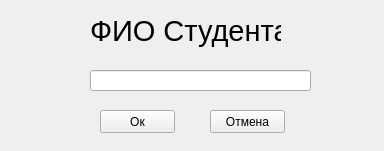
<?xml version="1.0" encoding="UTF-8"?>
<ui version="4.0">
 <class>add</class>
 <widget class="QWidget" name="add">
  <property name="geometry">
   <rect>
    <x>0</x>
    <y>0</y>
    <width>384</width>
    <height>151</height>
   </rect>
  </property>
  <property name="windowTitle">
   <string>Form</string>
  </property>
  <widget class="QLabel" name="label_3">
   <property name="geometry">
    <rect>
     <x>90</x>
     <y>10</y>
     <width>191</width>
     <height>41</height>
    </rect>
   </property>
   <property name="font">
    <font>
     <pointsize>22</pointsize>
    </font>
   </property>
   <property name="text">
    <string>ФИО Студента</string>
   </property>
  </widget>
  <widget class="QLineEdit" name="lineEdit">
   <property name="geometry">
    <rect>
     <x>90</x>
     <y>70</y>
     <width>221</width>
     <height>21</height>
    </rect>
   </property>
  </widget>
  <widget class="QPushButton" name="pushButton">
   <property name="geometry">
    <rect>
     <x>100</x>
     <y>110</y>
     <width>75</width>
     <height>23</height>
    </rect>
   </property>
   <property name="text">
    <string>Ок</string>
   </property>
  </widget>
  <widget class="QPushButton" name="pushButton_2">
   <property name="geometry">
    <rect>
     <x>210</x>
     <y>110</y>
     <width>75</width>
     <height>23</height>
    </rect>
   </property>
   <property name="text">
    <string>Отмена</string>
   </property>
  </widget>
 </widget>
 <resources/>
 <connections/>
</ui>
